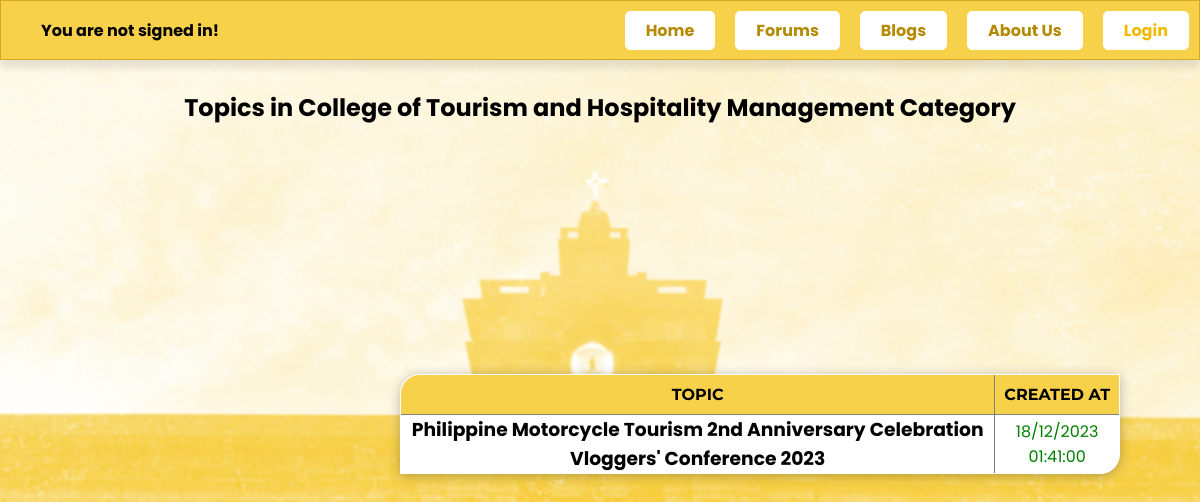
The page /category.php?cat_id=5 on the database its author committed.
### tables this page shows
CREATE TABLE `categories` (
  `cat_id` int(8) NOT NULL,
  `cat_name` varchar(255) NOT NULL,
  `cat_description` varchar(255) NOT NULL
);

CREATE TABLE `topics` (
  `topic_id` int(8) NOT NULL,
  `topic_subject` varchar(255) NOT NULL,
  `topic_date` datetime NOT NULL,
  `topic_cat` int(8) NOT NULL,
  `topic_by` int(8) NOT NULL,
  `approved` int(11) NOT NULL
);

### category.php (the view, shortened to what this page needs)
<!DOCTYPE html>
<html lang="en">
<head>
    <link rel="stylesheet" href="style_Categories.css">
</head>
<body>
<?php
include 'LoginPageConnection.php';
include 'header.php';
$catId = mysqli_real_escape_string($connection, $_GET['cat_id']);
$sql = "SELECT
            cat_id,
            cat_name
        FROM
            categories
        WHERE
            cat_id = '$catId'";
$result = mysqli_query($connection, $sql);
if (!$result) {
    echo 'The category could not be displayed, please try again later.' . mysqli_error($connection);
} else {
    if (mysqli_num_rows($result) == 0) {
        echo 'This category does not exist.';
    } else {
        $category = mysqli_fetch_assoc($result);
        echo '<h2><center>Topics in ' . $category['cat_name'] . ' Category</center></h2><br />';
        $sql = "SELECT
                    topic_id,
                    topic_subject,
                    topic_date,
                    topic_cat
                FROM
                    topics
                WHERE
                    topic_cat = '$catId'
                AND
                    approved = '1'";
        $result = mysqli_query($connection, $sql);
        if (!$result) {
            echo 'The topics could not be displayed, please try again later.';
        } else {
            if (mysqli_num_rows($result) == 0) {
                echo '<center>There are no topics in this category yet.</center>';
            } else {
                echo '<table border="1" class = "table_category">
                        <tr>
                            <th>Topic</th>
                            <th>Created at</th>
                        </tr>';
                while ($row = mysqli_fetch_assoc($result)) {
                    echo '<tr>';
                    echo '<td class="leftpart">';
                    echo '<h3><a href="topic.php?id=' . $row['topic_id'] . '">' . $row['topic_subject'] . '</a><h3>';
                    echo '</td>';
                    echo '<td class="rightpart">';
                    echo date('d/m/Y H:i:s', strtotime($row['topic_date']));
                    echo '</td>';
                    echo '</tr>';
                }
                echo '</table>';
            }
        }
    }
}
?>
</body>
</html>

### style_Categories.css (style rules this page uses)
table { background: #ffffff; border-collapse: collapse; border-radius: 20px 0 20px 0; border-spacing: 0; box-shadow: 0 2px 12px rgba(32, 32, 32, 0.3); margin-top: 200px; margin-left: 400px; overflow: hidden; margin-bottom: 200px; text-align: center; width: 60%; }
th { background: #F8D14B; color: #000000; font-family: "Montserrat", sans-serif; padding-top: 10px; padding-bottom: 10px; text-transform: uppercase; }
tr { color: #F8D14B; }
td { color: green; }
h2 { margin-top: 30px; margin-bottom: 30px; }

### style_Headers.css (style rules this page uses)
* { margin: 0; padding: 0; font-family: 'Poppins', sans-serif; box-sizing: border-box; }
a { text-decoration: none; }
body { background-attachment: fixed; background-image: url('Images/tb_background.jpg'); background-position: center; background-repeat: no-repeat; background-size: cover; font-family: "Montserrat", sans-serif; }
a { text-decoration: none; color: black; }

### rows shown on the page
categories: cat_name "College of Tourism and Hospitality Management"
topics: topic_subject "Philippine Motorcycle Tourism 2nd Anniversary Celebration Vloggers' Conference 2023", topic_date "18/12/2023 01:41:00"
